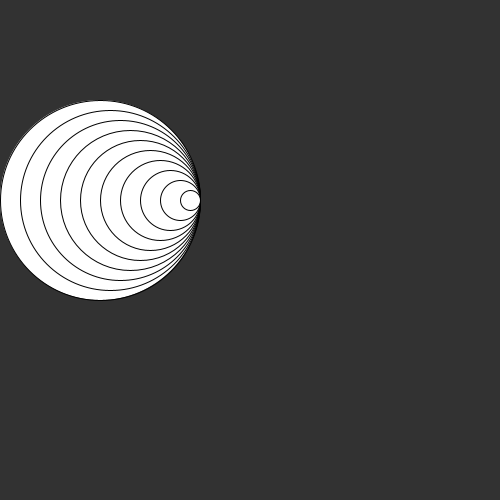
Frame 1 (no input)
Frame 60 (the mouse pressed at the canvas centre just before this capture): identical to frame 1, image omitted
Frame 120 (the mouse held since frame 60 and released just before this capture): identical to frame 1, image omitted

The Processing sketch that drew this single still picture (run headless with seeded random() and noise(); from frame 60 on, the mouse is pressed at the canvas centre):

// Processing sketch: opd6
// ── opd6.pde


void setup(){
 size(500,500);
 
}

void draw(){
  background(50,50,50);  
  drawRightC(200,10);


}

void drawRightC(int sizeC, int aantal){
    for(int i = 0; i <= aantal; i++){
    
    ellipse(200 - sizeC/2,200,sizeC,sizeC);
    sizeC -=20;
    }
}
